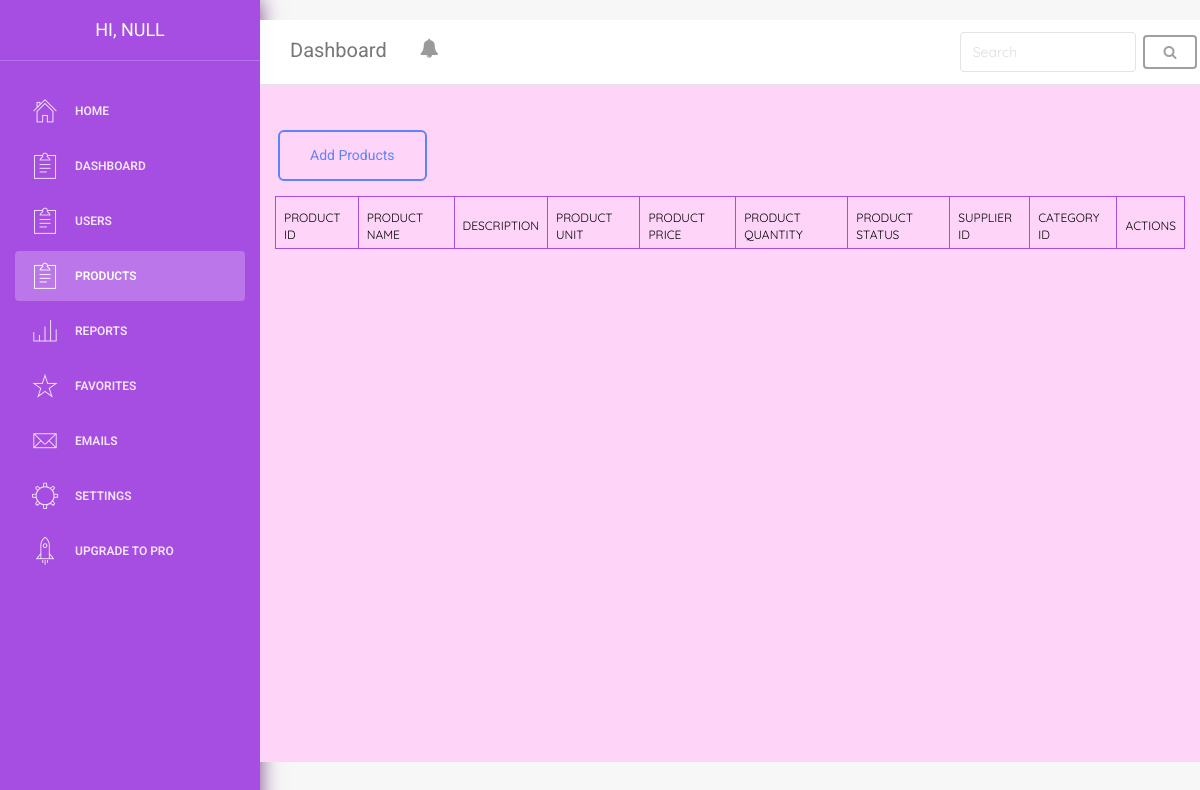
/products/inventory.php, run on an earlier commit of the app's database.
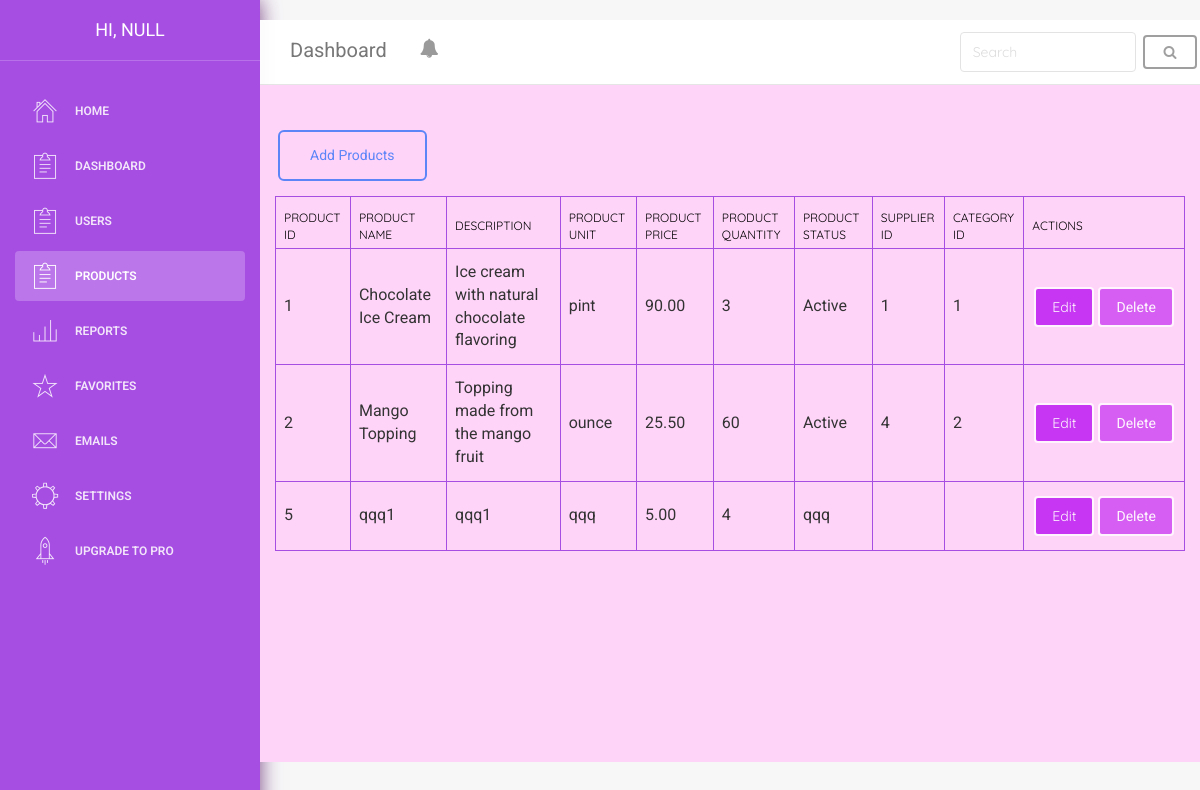
And on a later commit of the database.
### tables this page shows
CREATE TABLE `Product` (
  `Product_ID` bigint UNSIGNED NOT NULL,
  `Product_Name` varchar(255) NOT NULL,
  `Description` varchar(255) NOT NULL,
  `Product_Unit` varchar(255) NOT NULL,
  `Product_Price` decimal(7,2) NOT NULL,
  `Product_Quantity` bigint NOT NULL,
  `Product_Status` varchar(255) NOT NULL,
  `Supplier_ID` bigint UNSIGNED DEFAULT NULL,
  `Category_ID` bigint UNSIGNED DEFAULT NULL
);

### products/inventory.php (the view, shortened to what the changed rows need)
<<!doctype html>
    <html lang="en">
    <head>
        <link href="/css/bootstrap.min.css" rel="stylesheet" />
        <link href="/css/light-bootstrap-dashboard.css?v=1.4.0" rel="stylesheet" />
        <link rel="stylesheet" href="/css/style.css">
        <link href="http://maxcdn.bootstrapcdn.com/font-awesome/4.2.0/css/font-awesome.min.css" rel="stylesheet">
        <link href="/css/pe-icon-7-stroke.css" rel="stylesheet" />
    </head>
    <body>
        <div class="wrapper">
            <div class="main-panel">
                <div class="content" style="background-color: rgb(255, 212, 249);">
                    <div class="d-inline-flex">
                        <div class="row">
                            <div class="container-fluid">
                                <table class="table table-hover table-danger mx-5">
                                    <thead>
                                        <tr scope="row">
                                            <th scope="col" style="color: black; border: 1px solid #a64de2;">Product ID</th>
                                            <th scope="col" style="color: black; border: 1px solid #a64de2;">Product Name</th>
                                            <th scope="col" style="color: black; border: 1px solid #a64de2;">Description</th>
                                            <th scope="col" style="color: black; border: 1px solid #a64de2;">Product Unit</th>
                                            <th scope="col" style="color: black; border: 1px solid #a64de2;">Product Price</th>
                                            <th scope="col" style="color: black; border: 1px solid #a64de2;">Product Quantity</th>
                                            <th scope="col" style="color: black; border: 1px solid #a64de2;">Product Status</th>
                                            <th scope="col" style="color: black; border: 1px solid #a64de2;">Supplier ID</th>
                                            <th scope="col" style="color: black; border: 1px solid #a64de2;">Category ID</th>
                                            <th scope="col" style="color: black; border: 1px solid #a64de2;">Actions</th>
                                        </tr>
                                    </thead>
                                    <tbody>
                                        <?php
                                        $mysqli = new mysqli('db', 'wakeicecream_user', 'password', 'WakeIceCreamDB');
                                        $sql = "";
                                        if (isset($_GET['search'])) {
                                            $filtervalues = $_GET['search'];
                                            $sql = "SELECT * FROM `Product` WHERE CONCAT(Product_Name, Description, Product_Unit, Product_Price, Product_Quantity, Product_Status )  LIKE '%$filtervalues%' ";
                                        } else {
                                            $sql = "SELECT * FROM `Product` ";
                                        }
                                        $result = $mysqli->query($sql);
                                        while ($row = $result->fetch_assoc()) {
                                            echo "<tr scope=\"row\" style=\"border: 1px solid #a64de2;\">";
                                            echo "<td scope=\"col\" style=\"border: 1px solid #a64de2;\">" . $row['Product_ID'] . "</td>";
                                            echo "<td scope=\"col\" style=\"border: 1px solid #a64de2;\">" . $row['Product_Name'] . "</td>";
                                            echo "<td scope=\"col\" style=\"border: 1px solid #a64de2;\">" . $row['Description'] . "</td>";
                                            echo "<td scope=\"col\" style=\"border: 1px solid #a64de2;\">" . $row['Product_Unit'] . "</td>";
                                            echo "<td scope=\"col\" style=\"border: 1px solid #a64de2;\">" . $row['Product_Price'] . "</td>";
                                            echo "<td scope=\"col\" style=\"border: 1px solid #a64de2;\">" . $row['Product_Quantity'] . "</td>";
                                            echo "<td scope=\"col\" style=\"border: 1px solid #a64de2;\">" . $row['Product_Status'] . "</td>";
                                            echo "<td scope=\"col\" style=\"border: 1px solid #a64de2;\">" . $row['Supplier_ID'] . "</td>";
                                            echo "<td scope=\"col\" style=\"border: 1px solid #a64de2;\">" . $row['Category_ID'] . "</td>";
                                            echo "
                                            <td class=\"\" scope=\"col\" style=\"border: 1px solid #a64de2;\">
                                            <div class=\"\" style=\"color: red;display: flex;\">
                                                <button type=\"button\" class=\"btn\" style=\"background-color: #b80ff2; color: white; border: 2px solid white; margin: 2px;\" onclick='editRow($row[Product_ID])'>Edit</button>
                                                <a button type=\"button\" class=\"btn\" style=\"background-color: #cc41f2; color: white;  border: 2px solid white; margin: 2px;\"  href='delete_product.php?Product_ID=$row[Product_ID]'>Delete</button></a>
                                            </div>
                                            </td>
                                            <tr/>";
                                        }
                                        ?>
                                    </tbody>
                                </table>
    </body>
    </html>

What changed in the data, as far as the page shows it:
added product: Product_ID "1", Product_Name "Chocolate Ice Cream", Description "Ice cream with natural chocolate flavoring", Product_Unit "pint", Product_Price "90.00", Product_Quantity "3", Product_Status "Active", Supplier_ID "1", Category_ID "1"
added product: Product_ID "2", Product_Name "Mango Topping", Description "Topping made from the mango fruit", Product_Unit "ounce", Product_Price "25.50", Product_Quantity "60", Product_Status "Active", Supplier_ID "4", Category_ID "2"
added product: Product_ID "5", Product_Name "qqq1", Description "qqq1", Product_Unit "qqq", Product_Price "5.00", Product_Quantity "4", Product_Status "qqq"
